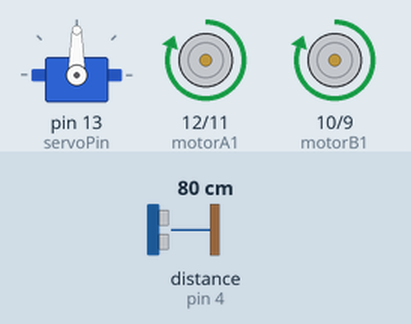
Simulated run of this sketch. Board: Arduino Uno, built with avr-gcc and run on an emulated ATmega328P. Parts: servo, motor-driver pin pairs drawn as motors (green arrow = first pin HIGH = forward, orange = second pin HIGH = backward, longer = more drive, scaled by the enable pin). Wiring (inferred from the names in the program): ultrasonic range finder: trigger pin 5; echo pin 4. The test bench sets the inputs (shaded band); at power-on: distance to the obstacle (sensor on pin 4) 80 cm. The echo pulse lasts 58.3 µs per cm.

Above: at 1.2 s.
1.3 s: distance to the obstacle (sensor on pin 4) set to 13 cm
2.8 s: distance to the obstacle (sensor on pin 4) set to 10 cm
At 3.7 s:
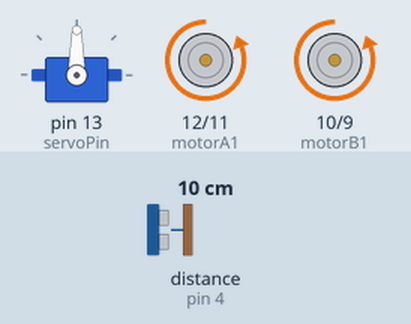
At 4.5 s:
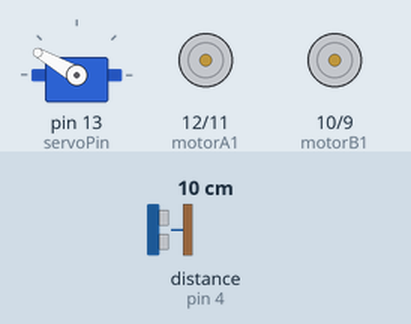
5.8 s: distance to the obstacle (sensor on pin 4) set to 18 cm
8.8 s: distance to the obstacle (sensor on pin 4) set to 2 cm
At 12.3 s:
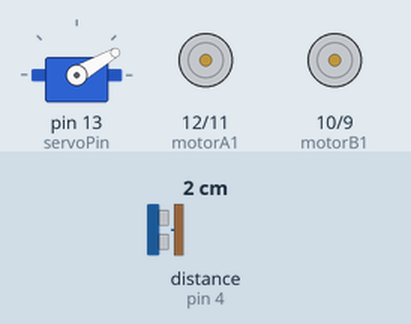
Timing chart, 0 to 12.8 s (numbered marks = the images above; inputs shaded):
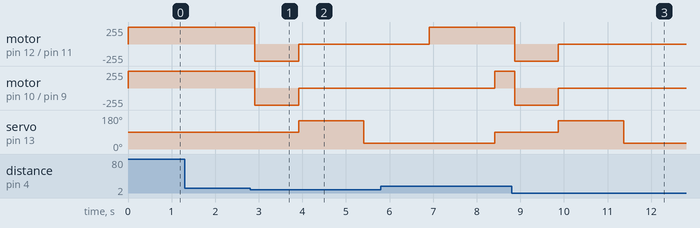

Measured:
- the behaviour switches between 12 and 11 cm on distance to the obstacle (sensor on pin 4) (found by bisection; images 0 and 1)
- after the input at 1.3 s, every drawn part: stays the same
- after the input at 2.8 s, motor on pin 12 (motorA1) / pin 11 (motorA2), motor on pin 10 (motorB1) / pin 9 (motorB2): forward 255/255 → backward 255/255 after 0.11 s, → stopped 1.0 s later; servo on pin 13 (servoPin): 90° → 150° after 1.1 s, → 30° 1.5 s later
- after the input at 8.8 s, motor on pin 12 (motorA1) / pin 11 (motorA2), motor on pin 10 (motorB1) / pin 9 (motorB2): forward 255/255 → backward 255/255 after 0.07 s, → stopped 1.0 s later; servo on pin 13 (servoPin): 90° → 150° after 1.1 s, → 30° 1.5 s later

The sketch:

kolichka.ino.ino
```cpp
#include <Servo.h>
#include "Ultrasonic.h"

int motorA1 = 12;
int motorA2 = 11;
int motorB1 = 10;
int motorB2 = 9;
int servoPin = 13;
int utp = 5;
int uep = 4;

int enA = 8;
int enB = 7;

Servo servo;
Ultrasonic usonic(uep, utp);

int rightDistance = 0;
int leftDistance = 0;

void setup()
{
  Serial.begin(9600);
  pinMode(motorA1, OUTPUT);
  pinMode(motorA2, OUTPUT);
  pinMode(motorB1, OUTPUT);
  pinMode(motorB2, OUTPUT);
  servo.attach(servoPin);
  pinMode(uep, INPUT);
  pinMode(utp, OUTPUT);

  analogWrite(enA, 240);
  analogWrite(enB, 255);
}

void loop()
{
  rightDistance = 0;
  leftDistance = 0;

  triggerParktronic();
  long duration = pulseIn(uep, HIGH);
  long cm = microsecondsToCentimeters(duration);

  if(cm <= 10)
  {
    stopAndBackward();
    rightDistance = lookRight();
    delay(1500);
    leftDistance = lookLeft();
    delay(1500);

    if(rightDistance > leftDistance)
    {
      right();
      delay(1500);
    }
    else if(leftDistance > rightDistance)
    {
      left();
      delay(1500);
    }
    else if(leftDistance == rightDistance)
    {
      right();
      delay(1500);
    }
  }

  forward();
  servo.write(90);

  delay(150);
}

void forward()
{
  digitalWrite(motorA1, HIGH);
  digitalWrite(motorA2, LOW);
  digitalWrite(motorB1, HIGH);
  digitalWrite(motorB2, LOW);
}

void backward()
{
  digitalWrite(motorA1, LOW);
  digitalWrite(motorA2, HIGH);
  digitalWrite(motorB1, LOW);
  digitalWrite(motorB2, HIGH);
}

void left()
{
  digitalWrite(motorA1, LOW);
  digitalWrite(motorA2, LOW);
  digitalWrite(motorB1, HIGH);
  digitalWrite(motorB2, LOW);
}

void right()
{
  digitalWrite(motorA1, HIGH);
  digitalWrite(motorA2, LOW);
  digitalWrite(motorB1, LOW);
  digitalWrite(motorB2, LOW);
}

void stopMotors()
{
  digitalWrite(motorA1, LOW);
  digitalWrite(motorA2, LOW);
  digitalWrite(motorB1, LOW);
  digitalWrite(motorB2, LOW);
}

void triggerParktronic() // function to send sound waves
{
  digitalWrite(utp, LOW);
  delayMicroseconds(2);
  digitalWrite(utp, HIGH);
  delayMicroseconds(10);
  digitalWrite(utp, LOW);
}

long microsecondsToCentimeters(long microseconds)
{
    return microseconds / 29 / 2;
}

void stopAndBackward()
{
    stopMotors();
    backward();
    delay(1000);
    stopMotors();
}

int lookRight()
{
  servo.write(150);
  triggerParktronic();
  long duration = pulseIn(uep, HIGH);
  long cm = microsecondsToCentimeters(duration);

  return cm;
}

int lookLeft()
{
  servo.write(30);
  triggerParktronic();
  long duration = pulseIn(uep, HIGH);
  long cm = microsecondsToCentimeters(duration);

  return cm;
}
```
